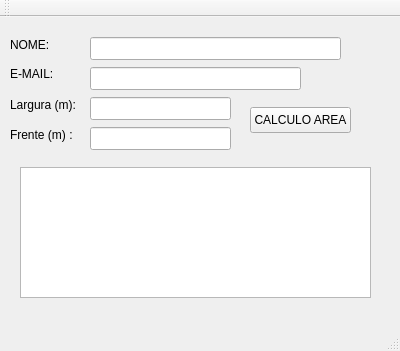
<?xml version="1.0" encoding="UTF-8"?>
<ui version="4.0">
 <class>MainWindow</class>
 <widget class="QMainWindow" name="MainWindow">
  <property name="geometry">
   <rect>
    <x>0</x>
    <y>0</y>
    <width>400</width>
    <height>351</height>
   </rect>
  </property>
  <property name="windowTitle">
   <string>MainWindow</string>
  </property>
  <widget class="QWidget" name="centralWidget">
   <widget class="QLineEdit" name="NOME">
    <property name="geometry">
     <rect>
      <x>90</x>
      <y>20</y>
      <width>251</width>
      <height>23</height>
     </rect>
    </property>
   </widget>
   <widget class="QLineEdit" name="EMAIL">
    <property name="geometry">
     <rect>
      <x>90</x>
      <y>50</y>
      <width>211</width>
      <height>23</height>
     </rect>
    </property>
   </widget>
   <widget class="QLineEdit" name="LARGURA">
    <property name="geometry">
     <rect>
      <x>90</x>
      <y>80</y>
      <width>141</width>
      <height>23</height>
     </rect>
    </property>
    <property name="inputMask">
     <string>00000</string>
    </property>
    <property name="echoMode">
     <enum>QLineEdit::Normal</enum>
    </property>
   </widget>
   <widget class="QLineEdit" name="FRENTE">
    <property name="geometry">
     <rect>
      <x>90</x>
      <y>110</y>
      <width>141</width>
      <height>23</height>
     </rect>
    </property>
   </widget>
   <widget class="QLabel" name="label">
    <property name="geometry">
     <rect>
      <x>10</x>
      <y>80</y>
      <width>71</width>
      <height>16</height>
     </rect>
    </property>
    <property name="text">
     <string>Largura (m):</string>
    </property>
   </widget>
   <widget class="QLabel" name="label_2">
    <property name="geometry">
     <rect>
      <x>10</x>
      <y>110</y>
      <width>71</width>
      <height>16</height>
     </rect>
    </property>
    <property name="text">
     <string>Frente (m) :</string>
    </property>
   </widget>
   <widget class="QLabel" name="label_3">
    <property name="geometry">
     <rect>
      <x>10</x>
      <y>50</y>
      <width>52</width>
      <height>13</height>
     </rect>
    </property>
    <property name="text">
     <string>E-MAIL:</string>
    </property>
   </widget>
   <widget class="QLabel" name="label_4">
    <property name="geometry">
     <rect>
      <x>10</x>
      <y>20</y>
      <width>52</width>
      <height>16</height>
     </rect>
    </property>
    <property name="text">
     <string>NOME:</string>
    </property>
   </widget>
   <widget class="QPushButton" name="pushButton">
    <property name="geometry">
     <rect>
      <x>250</x>
      <y>90</y>
      <width>101</width>
      <height>26</height>
     </rect>
    </property>
    <property name="text">
     <string>CALCULO AREA</string>
    </property>
   </widget>
   <widget class="QTextBrowser" name="textBrowser">
    <property name="geometry">
     <rect>
      <x>20</x>
      <y>150</y>
      <width>351</width>
      <height>131</height>
     </rect>
    </property>
   </widget>
  </widget>
  <widget class="QMenuBar" name="menuBar">
   <property name="geometry">
    <rect>
     <x>0</x>
     <y>0</y>
     <width>400</width>
     <height>27</height>
    </rect>
   </property>
  </widget>
  <widget class="QToolBar" name="mainToolBar">
   <attribute name="toolBarArea">
    <enum>TopToolBarArea</enum>
   </attribute>
   <attribute name="toolBarBreak">
    <bool>false</bool>
   </attribute>
  </widget>
  <widget class="QStatusBar" name="statusBar"/>
 </widget>
 <layoutdefault spacing="6" margin="11"/>
 <resources/>
 <connections/>
</ui>
